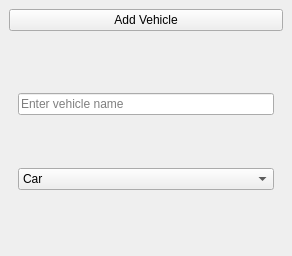
<?xml version="1.0" encoding="UTF-8"?>
<ui version="4.0">
 <class>MainWindow</class>
 <widget class="QMainWindow" name="MainWindow">
  <property name="windowTitle">
   <string>Vehicle Registry</string>
  </property>
  <widget class="QWidget" name="centralwidget">
   <layout class="QVBoxLayout" name="verticalLayout">
    <item>
     <widget class="QPushButton" name="pushButton_add">
      <property name="text">
       <string>Add Vehicle</string>
      </property>
     </widget>
    </item>
    <item>
     <widget class="QStackedWidget" name="stackedWidget">
      <widget class="QWidget" name="page_input">
       <layout class="QVBoxLayout" name="verticalLayout_2">
        <item>
         <widget class="QLineEdit" name="lineEdit_name">
          <property name="placeholderText">
           <string>Enter vehicle name</string>
          </property>
         </widget>
        </item>
        <item>
         <widget class="QComboBox" name="comboBox_type">
          <item>
           <property name="text">
            <string>Car</string>
           </property>
          </item>
          <item>
           <property name="text">
            <string>Truck</string>
           </property>
          </item>
          <item>
           <property name="text">
            <string>Bike</string>
           </property>
          </item>
         </widget>
        </item>
       </layout>
      </widget>
      <widget class="QWidget" name="page_output">
       <layout class="QVBoxLayout" name="verticalLayout_3">
        <item>
         <widget class="QTextBrowser" name="textBrowser"/>
        </item>
       </layout>
      </widget>
     </widget>
    </item>
   </layout>
  </widget>
 </widget>
 <resources/>
 <connections/>
</ui>
